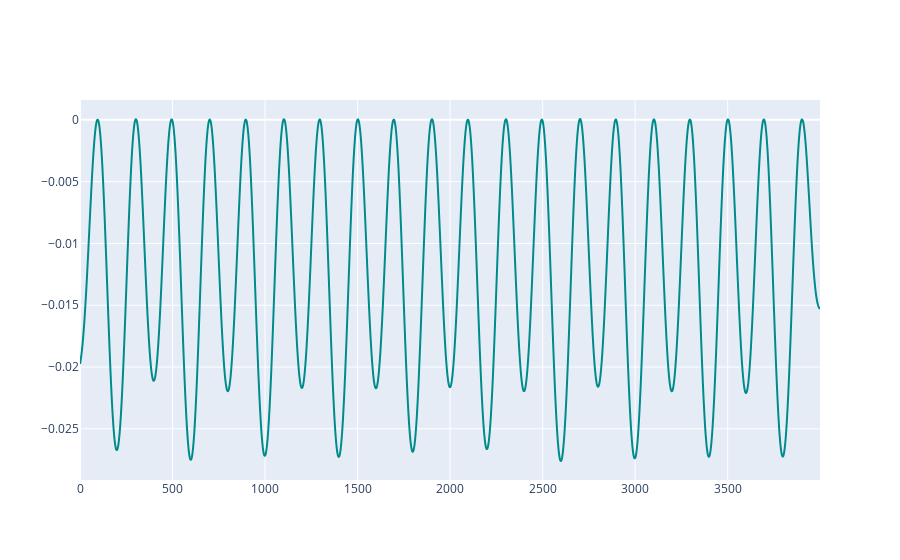

Notebook code cell kept with this figure:
### Code cell
fig = go.Figure()

fig.add_trace(go.Scatter(
            y = P1,
            line =  dict(shape =  'spline', color = 'darkcyan'),
            name = 'P1',
            ))

fig.show()

### Figure 1 — Plotly figure (JSON) as saved in the notebook; plotly's stock layout.template omitted (floating-point values rounded to 4 significant figures; data arrays with more than 128 entries replaced by an {"elided": "..."} marker saying what was removed)
{"data": [{"line": {"color": "darkcyan", "shape": "spline"}, "name": "P1", "type": "scatter", "y": {"elided": "4000 float values"}}], "layout": {}}
